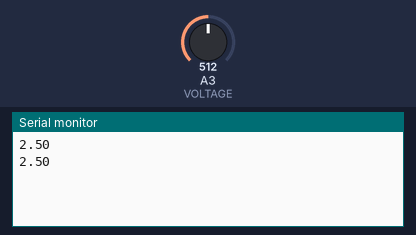
A sketch run on a simulated Arduino Uno, built with avr-gcc and run on an emulated ATmega328P. Shown: the last lines printed to the serial monitor. The inputs (shaded band) are chosen by the test bench; at power-on: A3 (VOLTAGE) = 512.

Above: at 1.8 s.
1.9 s: A3 (VOLTAGE) set to 716
At 2.8 s:
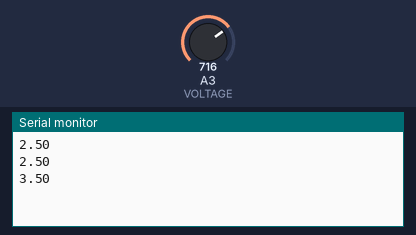
3.4 s: A3 (VOLTAGE) set to 900
At 4.4 s:
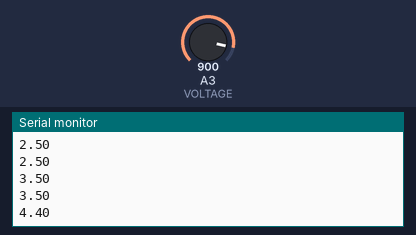
Timing chart, 0 to 6.4 s (numbered marks = the images above; inputs shaded):
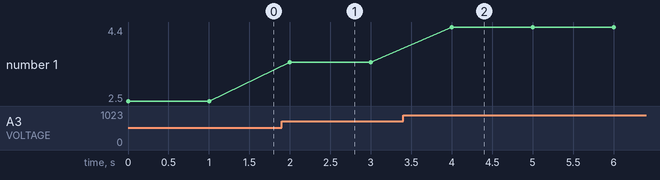

Measured:
- after the input at 1.9 s, the serial monitor: prints a new line after 0.10 s (image 1)
- after the input at 3.4 s, the serial monitor: prints a new line after 0.60 s (image 2)
- plotted number 1: 2.5 → 3.5 after the input at 1.9 s, 3.5 → 4.4 after the input at 3.4 s

The sketch:

1_potentiometer.ino
```cpp
// Program to calculate the voltage value controlled by potentiometer using analog pin
// Ciruit Diagram: placed in same folder.

// analog pin for measuring value
#define VOLTAGE A3

void calculate_voltage(void)
{
  // input analog pin values from 0 to 1023
  float voltage = (5.0 / 1023.0) * analogRead(VOLTAGE);
  Serial.println(voltage);
}

void setup() {
  // set VOLTAGE pin as input
  pinMode(VOLTAGE, INPUT);

  // set Serial port
  Serial.begin(115200);
}

void loop() {
  // calculate and print voltage
  calculate_voltage();

  delay(1000);
}
```
